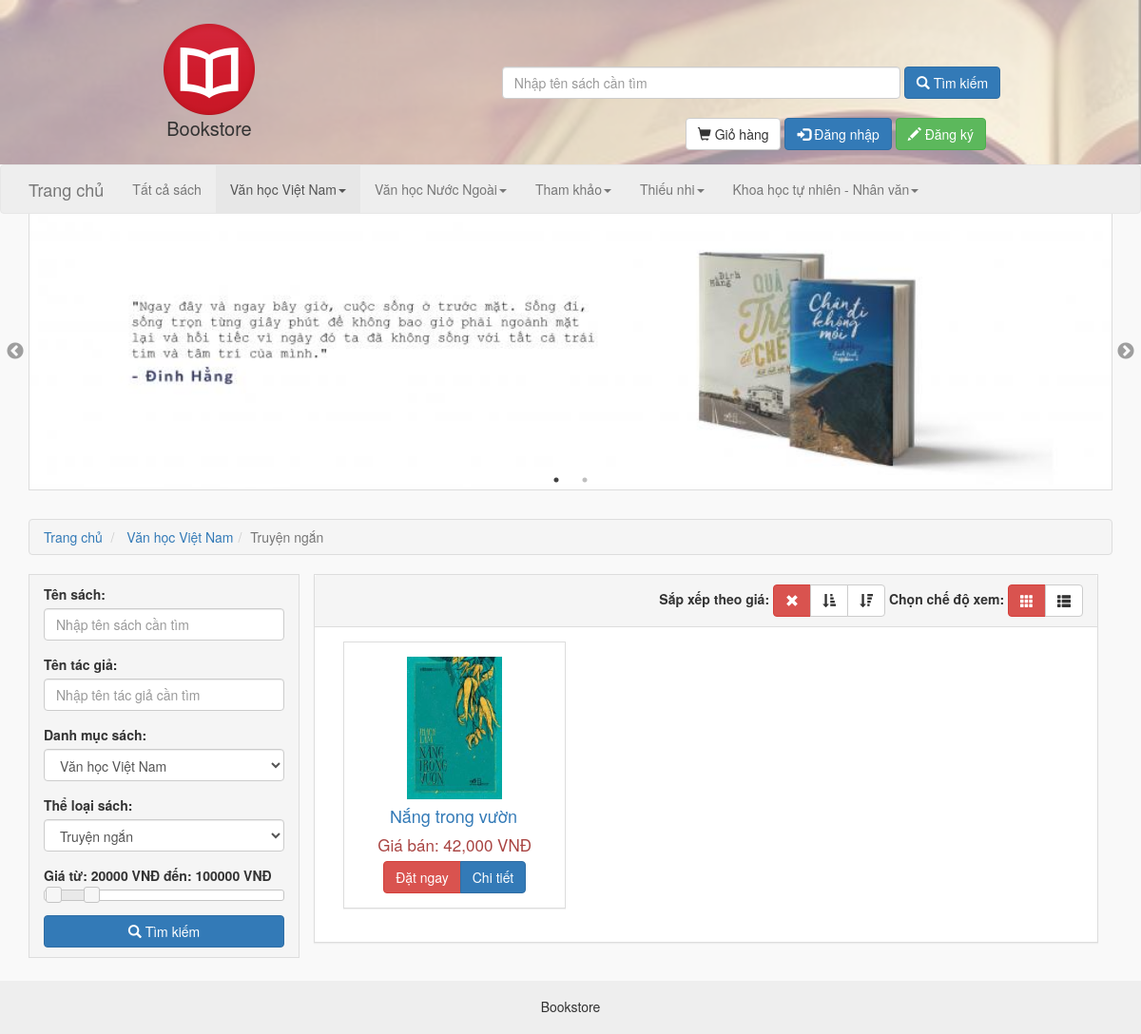
The page /index.php?c=Sach&act=DanhSach&madms=1&maloai=2 on the database its author committed.
### tables this page shows
CREATE TABLE `DANHMUCSACH` (
  `MADMS` int(11) NOT NULL,
  `TENDMS` varchar(40) DEFAULT NULL
);

CREATE TABLE `LOAISACH` (
  `MALOAI` int(11) NOT NULL,
  `TENLOAI` varchar(100) DEFAULT NULL
);

CREATE TABLE `SACH` (
  `MASACH` int(11) NOT NULL,
  `MANXB` int(11) DEFAULT NULL,
  `MALOAI` int(11) DEFAULT NULL,
  `MADMS` int(11) DEFAULT NULL,
  `MATG` int(11) DEFAULT NULL,
  `TENSACH` varchar(100) DEFAULT NULL,
  `GIABAN` bigint(20) DEFAULT NULL,
  `BAIGIOITHIEU` mediumtext DEFAULT NULL,
  `HINH` varchar(200) DEFAULT NULL,
  `KICHTHUOC` varchar(100) DEFAULT NULL,
  `SOTRANG` int(11) DEFAULT NULL,
  `SOLUONG` int(11) DEFAULT NULL,
  `CONLAI` int(11) DEFAULT NULL,
  `NGAYXB` date DEFAULT NULL
);

### Controller/DanhMuc/DanhMuc.php (called while the page is built)
<?php
	include_once("Model/DanhMuc.php");
	include_once("Model/LoaiSach.php");
	$danhmuc = new DanhMuc();
	$ls = new LoaiSach();
	$result = $danhmuc->LayDanhMuc();
	for ($i=0; $i < count($result); $i++) {
		$result[$i]['DSLoaiSach'] = $ls->LayLoaiSachTheoDanhMuc($result[$i]['MADMS']);
	}
	include_once("View/DanhMuc/DanhMuc.php");
?>

### Model/DataProvider.php (called while the page is built, shortened)
<?php
class DataProvider
{
	private $link;
	function __construct()
	{
		$this->link=mysqli_connect(getenv('DB_HOST'),getenv('DB_USER'), getenv('DB_PASS'), getenv('DB_NAME'));
	}
	function ExecuteQuery($sql)
	{
		mysqli_query($this->link,"set names 'utf8'");
		return mysqli_query($this->link, strtoupper($sql));
	}
	function Fetch($sql)
	{
		$result=$this->ExecuteQuery(strtoupper($sql));
		return mysqli_fetch_assoc($result);
	}
	function FetchAll($sql)
	{
		$result=$this->ExecuteQuery(strtoupper($sql));
		$arr=array();
		while($row=mysqli_fetch_assoc($result))
		{
			$arr[]=$row;
		}
		return $arr;
	}
}
?>

### Model/DanhMuc.php (called while the page is built, shortened)
<?php
	include_once("DataProvider.php");
	class DanhMuc
	{
		private $cn;
		function __construct(){
			$this->cn = new DataProvider();
		}
		function LayDanhMuc(){
			$sql = "select * from danhmucsach";
			return $this->cn->FetchAll($sql);
		}
		function LayDanhMucTheoMa($id){
			$sql = "select * from danhmucsach where MADMS = $id";
			return $this->cn->Fetch($sql);
		}
	}
?>

### Model/LoaiSach.php (called while the page is built, shortened)
<?php
	include_once("DataProvider.php");
	class LoaiSach
	{
		private $cn;
		function __construct(){
			$this->cn = new DataProvider();
		}
		function LayLoaiSach(){
			$sql = "select * from loaisach";
			return $this->cn->FetchAll($sql);
		}
		function LayLoaiSachTheoMa($id){
			$sql = "select * from loaisach where MALOAI = $id";
			return $this->cn->Fetch($sql);
		}
		function LayLoaiSachTheoDanhMuc($madms)
		{
			$sql = "SELECT * FROM LOAISACH WHERE MALOAI IN (SELECT MALOAI FROM SACH WHERE MADMS = $madms)";
			return $this->cn->FetchAll($sql);
		}
	}
?>

### Controller/Sach/Breadcrumb.php (called while the page is built, shortened)
<?php
	if(!isset($_REQUEST['btnTimKiem']))
	{
		include_once("Model/DanhMuc.php");
		include_once("Model/LoaiSach.php");
		include_once("Model/Sach.php");
		if(isset($_GET["madms"]) && $_GET["madms"] > 0)
		{
			$dms = new DanhMuc();
			$result_dms = $dms->LayDanhMucTheoMa($_GET['madms']);
		}
		if(isset($_GET["maloai"]))
		{
			$ls = new LoaiSach();
			$result_ls = $ls->LayLoaiSachTheoMa($_GET['maloai']);
		}
	}
	else
	{
		$timkiem = true;
	}
	include_once("View/Sach/Breadcrumb.php");
?>

### Controller/Sach/DanhSach.php (called while the page is built, shortened)
<?php
	include_once("Model/Sach.php");
	include_once("Model/DanhMuc.php");
	include_once("Model/LoaiSach.php");
	$sach = new Sach();
	$dms = new DanhMuc();
	$ls = new LoaiSach();
	$result_dms = $dms->LayDanhMuc();
	$result_ls = $ls->LayLoaiSach();
	$tensach = '';
	$tentg = '';
	$dms_id = 0;
	$ls_id = 0;
	$gia1 = -1;
	$gia2 = -1;
	$sapxep = 0;
	$offset = 0;
	if(isset($_GET['madms']))
	{
		$dms_id = $_GET['madms'];
	}
	if(isset($_GET['maloai']))
	{
		$ls_id= $_GET['maloai'];
	}
	if(isset($_GET['top']))
	{
		if($_GET['top'] == 'banchay')
		{
			$result = $sach->LaySachBanChay($sapxep);
		}
		else if($_GET['top'] == 'moixb')
		{
			$count_book = count($sach->LaySachMoiXB($sapxep, -1));
			$result=$sach->LaySachMoiXB($sapxep, $offset);
		}
	}
	else
	{
		$count_book = count($sach->LaySachTheoYeuCau($tensach, $tentg, $dms_id, $ls_id, $gia1, $gia2, $sapxep, -1));
		$result = $sach->LaySachTheoYeuCau($tensach, $tentg, $dms_id, $ls_id, $gia1, $gia2, $sapxep, $offset);
	}
	include_once("View/Sach/DanhSach.php");
?>

### Model/Sach.php (called while the page is built, shortened)
<?php
	include_once("DataProvider.php");
	class Sach
	{
		private $cn;
		function __construct(){
			$this->cn = new DataProvider();
		}
		function LaySachTheoYeuCau($tensach, $tentg, $dms, $ls, $gia1, $gia2, $sapxep, $offset)
		{
			$sql = "SELECT * FROM SACH S JOIN NHAXUATBAN NXB ON S.MANXB = NXB.MANXB JOIN TACGIA TG ON TG.MATG = S.MATG JOIN DANHMUCSACH DMS ON S.MADMS = DMS.MADMS JOIN LOAISACH LS ON LS.MALOAI = S.MALOAI";
			$sql.= " WHERE S.TENSACH LIKE '%$tensach%'";
			$sql.=" AND TG.TENTG LIKE '%$tentg%'";
			if($dms != 0)
			{
				$sql.= " AND S.MADMS = $dms";
			}
			if($ls != 0)
			{
				$sql.= " AND S.MALOAI = $ls";
			}
			if($offset > -1)
				$sql.= " LIMIT ".ITEMS_PAGE." OFFSET $offset";
			return $this->cn->FetchAll($sql);
		}
	}
?>

### View/DanhMuc/DanhMuc.php (the view, shortened to what this page needs)
<?php
	echo '<ul class="nav navbar-nav">';
	if(isset($_REQUEST['madms']) && $_REQUEST['madms'] == 0)
		echo '<li class="active"><a href="index.php?c=Sach&act=DanhSach&madms=0&maloai=0">Tất cả sách</a></li>';
	else
		echo '<li><a href="index.php?c=Sach&act=DanhSach&madms=0&maloai=0">Tất cả sách</a></li>';
	foreach ($result as $row) {
		$active = '';
		if(isset($_REQUEST['madms']) && $_REQUEST['madms'] == $row['MADMS'])
			$active = 'active';
		$dms = <<< EOD
		<li class="dropdown $active">
			<a href='index.php?c=Sach&act=DanhSach&madms={$row['MADMS']}' class="dropdown-toggle" data-toggle="dropdown"> {$row['TENDMS']}<b class="caret"></b></a>
			<ul class="dropdown-menu">
EOD;
		echo $dms;
		echo "</ul></li>";
	}
?>
</ul>

### View/Sach/Breadcrumb.php (shortened to what this page needs)
<div class="container">
	<ol class="breadcrumb">
		<li>
			<a href="index.php">Trang chủ</a>
		</li>
		<?php
			if(isset($timkiem))
			{
				echo "<li class='active'>Kết quả tìm kiếm</li>";
			}
			else
			{
				if(isset($_REQUEST['top']))
				{
					if($_REQUEST['top'] == 'banchay')
					{
						echo "<li class='active'>Sách bán chạy</li>";
					}
					else if($_REQUEST['top'] == 'moixb')
					{
						echo "<li class='active'>Sách mới xuất bản</li>";
					}
				}
				else
				{
					if($_REQUEST['madms'] == 0)
					{
						echo "<li class='active'>Tất cả</li>";
					}
					else
					{
						if(!isset($result_ls))
						{
							echo "<li class='active'>{$result_dms['TENDMS']}</li>";
						}
						else
						{
							$str1 = <<<EOD
								<li>
									<a href="index.php?c=Sach&act=DanhSach&madms={$result_dms['MADMS']}">{$result_dms['TENDMS']}</a>
								</li>
EOD;
							echo $str1;
							if(!isset($tensach))
							{
								echo "<li class='active'>{$result_ls['TENLOAI']}</li>";
							}
						}
					}
				}
			}
		?>
	</ol>
</div>

### View/Sach/DanhSach.php (shortened to what this page needs)
<div class="container">
	<div class="col-xs-3 col-sm-3 col-md-3 col-lg-3 aside" >
		<form role="form" id="frmTimKiem">
			<div class="form-group">
				<label for="txtTenSach">Tên sách: </label>
				<input type="text" class="form-control" name="tensach" id="txtTenSach" placeholder="Nhập tên sách cần tìm" <?php if(!empty($_GET['tensach'])) echo "value='{$_GET['tensach']}'"; ?>>
			</div>
			<div class="form-group">
				<label for="txtTenTG">Tên tác giả: </label>
				<input type="text" class="form-control" name="tentg" id="txtTenTG" placeholder="Nhập tên tác giả cần tìm" <?php if(!empty($_GET['tentg'])) echo "value='{$_GET['tentg']}'"; ?>>
			</div>
			<div class="form-group">
				<label for="madms">Danh mục sách: </label>
				<select class="form-control" name="madms" id="cmbDanhMuc">
					<?php
						foreach ($result_dms as $row) {
							if(isset($dms_id) && $dms_id == $row['MADMS'])
								echo "<option selected value='{$row['MADMS']}'>{$row['TENDMS']}</option>";
							else
								echo "<option value='{$row['MADMS']}'>{$row['TENDMS']}</option>";
						}
					?>
				</select>
			</div>
			<div class="form-group">
				<label for="maloai">Thể loại sách: </label>
				<select class="form-control" name="maloai" id="cmbTheLoai">
					<?php
						foreach ($result_ls as $row) {
							if(isset($ls_id) && $ls_id == $row['MALOAI'])
								echo "<option selected value='{$row['MALOAI']}'>{$row['TENLOAI']}</option>";
							else
								echo "<option value='{$row['MALOAI']}'>{$row['TENLOAI']}</option>";
						}
					?>
				</select>
			</div>
			<div class="form-group">
				<label id="label-slider-range">Giá từ: </label>
				<div id="slider-range"></div>
			</div>
			<button type="submit" name="btnTimKiem" class="btn btn-primary btn-block"><span class="glyphicon glyphicon-search" aria-hidden="true"></span> Tìm kiếm</button>
		</form>
	</div>
	<div class="col-xs-9 col-sm-9 col-md-9 col-lg-9">
		<div class="panel panel-default">
			<div class="panel-heading text-right">
				<strong>Sắp xếp theo giá: </strong>
				<div class="btn-group">
					<button type="button" id="btnXoaSX" <?php if($sapxep == 0) echo "class='btn btn-danger'"; else echo "class='btn btn-default'"; ?>><span class="glyphicon glyphicon-remove" aria-hidden="true"></span></button>
					<button type="button" id="btnTangDan" <?php if($sapxep == 1) echo "class='btn btn-danger'"; else echo "class='btn btn-default'"; ?>><span class="glyphicon glyphicon-sort-by-attributes" aria-hidden="true"></span></button>
					<button type="button" id="btnGiamDan" <?php if($sapxep == -1) echo "class='btn btn-danger'"; else echo "class='btn btn-default'"; ?>><span class="glyphicon glyphicon-sort-by-attributes-alt" aria-hidden="true"></span></button>
				</div>
				<strong>Chọn chế độ xem: </strong>
				<div class="btn-group">
					<button type="button" id="btnGrid" <?php if(!isset($_GET['danght']) || (isset($_GET['danght']) && $_GET['danght'] != "list")) echo "class='btn btn-danger'"; else echo "class='btn btn-default'"; ?>><span class="glyphicon glyphicon-th" aria-hidden="true"></span></button>
					<button type="button" id="btnList" <?php if(isset($_GET['danght']) && $_GET['danght'] == "list") echo "class='btn btn-danger'"; else echo "class='btn btn-default'"; ?>><span class="glyphicon glyphicon-th-list" aria-hidden="true"></span></button>
				</div>
			</div>
			<div class="panel-body">
<?php
	if(count($result) == 0)
	{
		echo "<h5>Không có sách. Bạn hãy tìm kiếm với từ khoá khác.</h5>";
	}
	else
	{
		foreach ($result as $row) {
			$gia = number_format($row['GIABAN']);
			$moi = '';
			if($row['CONLAI'] > 0)
			{
				$button = '<button type="button" class="btn btn-danger btnThem">Đặt ngay</button>';
			}
			else
			{
				$button = '<button type="button" class="btn btn-danger disabled">Hết hàng</button>';
			}
			if(isset($_GET['danght']) && $_GET['danght'] == "list")
			{
				$item = <<<EOD
				<div class="col-xs-12 col-sm-12 col-md-12 col-lg-12">
					<div class="panel panel-default panel-sach">
						<div class="panel-body">
							<div class="col-sm-4 text-center">
								<img class="biasach" src="hinh/{$row['HINH']}">
								$moi
							</div>
							<div class="col-sm-8">
								<div class="tensach"><a href="index.php?c=Sach&act=ChiTiet&madms={$row['MADMS']}&maloai={$row['MALOAI']}&masach={$row['MASACH']}">{$row['TENSACH']}</a></div>
								<div class="tentg">Tác giả: {$row['TENTG']}</div>
								<div class="tennxb">Nhà xuất bản: {$row['TENNXB']}</div>
								<div class="giaban text-danger">Giá bán: $gia VNĐ</div>
								<form method="post">
									<input type="hidden" name="masach" value="{$row['MASACH']}">
									<input type="hidden" name="btnThem">
									<div class="btn-group">
										$button
										<a href="index.php?c=Sach&act=ChiTiet&madms={$row['MADMS']}&maloai={$row['MALOAI']}&masach={$row['MASACH']}" class="btn btn-primary">Chi tiết</a>
									</div>
								</form>
							</div>
						</div>
					</div>
				</div>
EOD;
				echo $item;
			}
			else
			{
				$item = <<<EOD
				<div class="col-xs-4 col-sm-4 col-md-4 col-lg-4">
					<div class="panel panel-default panel-sach">
						<div class="panel-body text-center">
							<img class="biasach" src="hinh/{$row['HINH']}">
							$moi
							<div class="tensach text-ellipsis"><a href="index.php?c=Sach&act=ChiTiet&madms={$row['MADMS']}&maloai={$row['MALOAI']}&masach={$row['MASACH']}">{$row['TENSACH']}</a></div>
							<div class="giaban text-danger">Giá bán: $gia VNĐ</div>
							<form method="post">
								<input type="hidden" name="masach" value="{$row['MASACH']}">
								<input type="hidden" name="btnThem">
								<div class="btn-group">
									$button
									<a href="index.php?c=Sach&act=ChiTiet&madms={$row['MADMS']}&maloai={$row['MALOAI']}&masach={$row['MASACH']}" class="btn btn-primary">Chi tiết</a>
								</div>
							</form>
						</div>
					</div>
				</div>
EOD;
				echo $item;
			}
		}
	}
?>
			</div>
		</div>
	</div>
</div>

### index.php (style rules this page uses)
body { background-color: #f9f9f9; }
.panel { border-radius: 0; }
.panel-sach { transition: box-shadow 0.5s; }
.panel-sach .tensach { font-size: 18px; padding: 5px 0; }
.panel-sach .tensach.text-ellipsis { width: 200px; white-space: nowrap; text-overflow: ellipsis; overflow: hidden; }
.panel-sach .biasach { height: 150px; width: 100px; }
.panel-sach .giaban, .panel-sach .tentg, .panel-sach .tennxb { padding-bottom: 5px; font-size: 17px; }

### View/Sach/Breadcrumb.php (style rules this page uses)
.breadcrumb { border: 1px solid #ddd; }

### View/Sach/DanhSach.php (style rules this page uses)
.aside { background-color: #f5f5f5; border: 1px solid #ddd; padding-top: 10px; padding-bottom: 10px; }

### rows shown on the page
danhmucsach: TENDMS "Văn học Việt Nam"
danhmucsach: TENDMS "Văn học Nước Ngoài"
danhmucsach: TENDMS "Tham khảo"
danhmucsach: TENDMS "Thiếu nhi"
danhmucsach: TENDMS "Khoa học tự nhiên - Nhân văn"
loaisach: TENLOAI "Truyện ngắn"
sach: HINH (picture), TENSACH "Nắng trong vườn", GIABAN "42,000", CONLAI "Đặt ngay"

### other values the page prints
form field madms "Văn học Việt Nam"
form field maloai "Truyện ngắn"
